Frame 1 (no input): blank canvas, image omitted
Frame 60 (the mouse pressed at the canvas centre just before this capture): blank canvas, image omitted
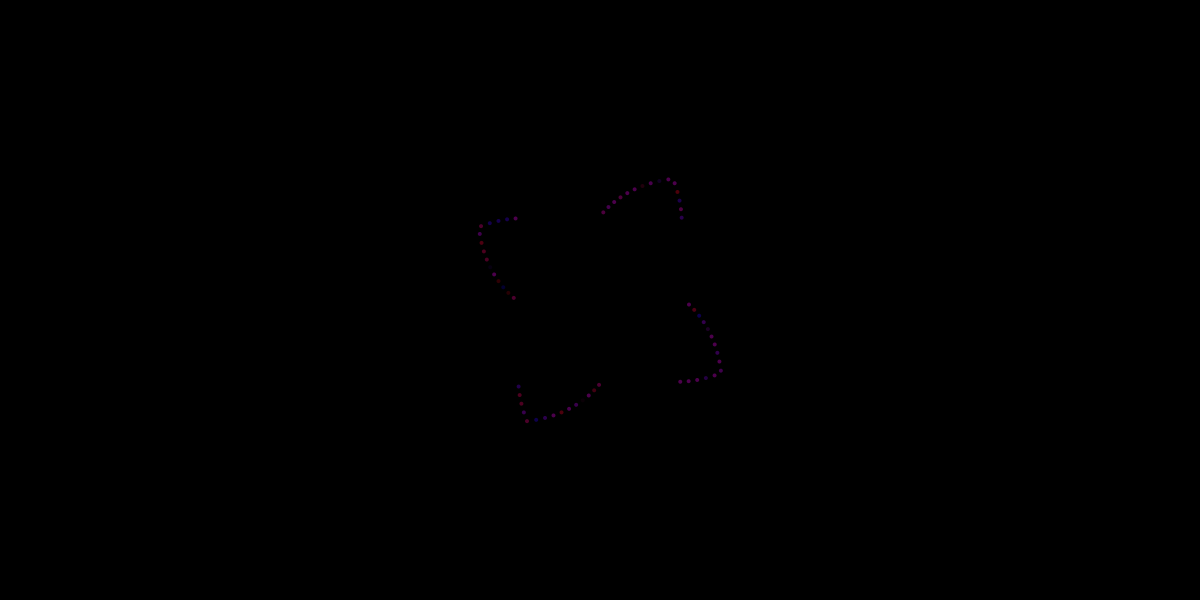
Frame 120 (the mouse held since frame 60 and released just before this capture)

The Processing sketch whose frames 1 and 60 were blank and that drew this single picture after the mouse press (run headless with seeded random() and noise(); from frame 60 on, the mouse is pressed at the canvas centre):

// Processing sketch: processing_60272
// ── processing_60272.pde

int r=0;
int rnum=33;
int p=0;

float rectsize = 0;


boolean down = false;
boolean up = true;

int pmax = 100;
int pmin = 0;
 
void setup(){
  size( 1200, 600 );
  background(0);
  smooth();
  frameRate(1000);
  colorMode(RGB, 100);
  noStroke();
  noFill();
}

void keyPressed(){
  switch(keyCode){
    case UP:
    rnum++;
    break;
    case DOWN:
    rnum--;
    break;
}
}
  void mouseReleased() {
    fill(0,0,0,0);
}

void draw() {
  noStroke();
  if (mousePressed) {
    fill(random(255),0,random(255), 30);
  }


/*  if (mousePressed && key == 'w') {
    fill(255, 255, 255, 0);
*/

    if (keyPressed){
      if ( key == '1' ){
    fill(random(255),0,0, 30);
    }
    }
      if (keyPressed){
      if ( key == '2' ){
    fill(random(255), random(255), 0, 50);
    }
    }
      if (keyPressed){
      if ( key == '3' ){
    fill( 0, random(255), 0, 50);
    }
    }
      if (keyPressed){
      if ( key == '4' ){
    fill( 0, random(255), random(255), 50);
    }
    }
          if (keyPressed){
      if ( key == '5' ){
    fill( 0, 0, random(255), 50);
    }
    }
          if (keyPressed){
      if ( key == '6' ){
    fill( random(255), 0, random(255), 50);
    }
    }
    
    if (keyPressed){
      if ( key == ' ' ){
    background(0);
    }
    }
 
  translate(mouseX, mouseY);
  rotate(r);
  ellipse(p, p, rectsize, rectsize);
 r+=rnum;
if (down) { 
  p--;
}
else if (up) {
  p++;
}
if(p==pmax){
  down=true;
  up=false;
}
else if (p==pmin){
  down=false;
  up=true;
}

if (p > 0) {
   rectsize = 12;
 }
  if (p > 10) {
   rectsize = 10;
 }
  if (p > 20) {
   rectsize = 8;
 }
  if (p > 30) {
   rectsize = 6;
 }
 if (p > 40) {
   rectsize = 4;
 }
    println(rnum);
}
